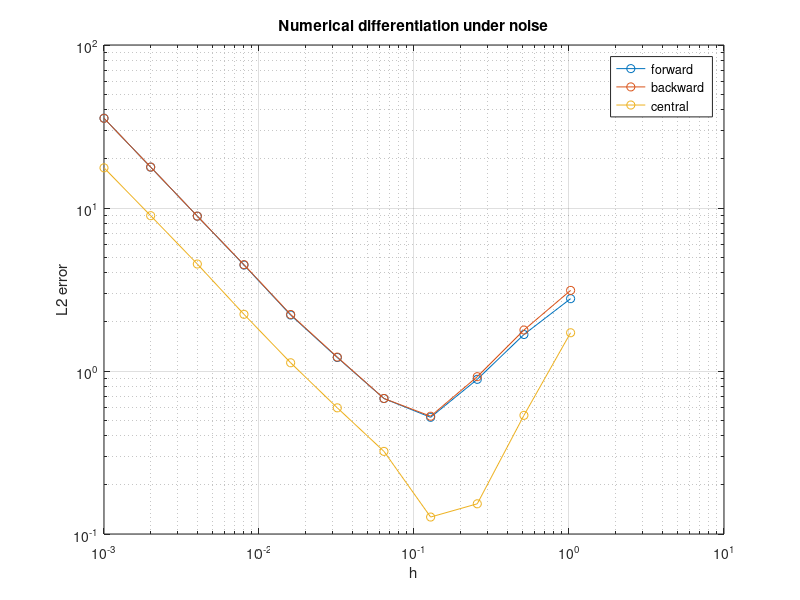
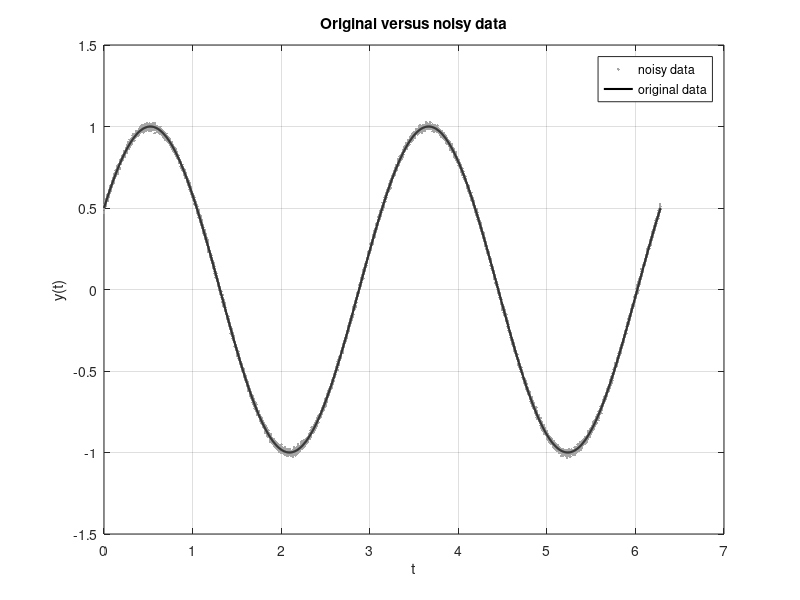

Here is the MATLAB script that generated these plots, in order: (Note: this script raises an error after producing the figures.)
clear; close all; clc

%% Define variables, Generate original and noisy data
rng(1);

T = 2*pi;
dt = 0.001;
omega = 2;
phi = pi/6;
sigma = 0.01;

t = (0:dt:T)';
original_data = sin(omega*t + phi);
noisy_data = original_data + sigma*randn(size(t));

%% Define k and h values, initiate the arrays used to store errors in forward, backward and central differentiation
k_values = [1 2 4 8 16 32 64 128 256 512 1024];
h = k_values*dt;

difference_forward = zeros(size(h));
difference_backward = zeros(size(h));
difference_central = zeros(size(h));

%% Calculate derivatives and errors for each h
for j = 1:numel(h)

    k = k_values(j);
    
    % Subsample the data according to the current step size
    t_sub = t(1:k:end);
    y_sub = noisy_data(1:k:end);

    % All three methods estimate derivatives at these interior points
    t_inner = t_sub(2:end-1);

    exact_derivative = omega*cos(omega*t_inner + phi);

    forward_derivative = (y_sub(3:end) - y_sub(2:end-1))/h(j);

    backward_derivative = (y_sub(2:end-1) - y_sub(1:end-2))/h(j);

    central_derivative = (y_sub(3:end) - y_sub(1:end-2))/(2*h(j));

    % Calculate L2 error
    difference_forward(j) = sqrt(h(j) * sum((forward_derivative - exact_derivative).^2));

    difference_backward(j) = sqrt(h(j) * sum((backward_derivative - exact_derivative).^2));

    difference_central(j) = sqrt(h(j) * sum((central_derivative - exact_derivative).^2));
end

%% Error versus step size
figure
loglog(h,difference_forward,'-o', h,difference_backward,'-o', h,difference_central,'-o')

legend('forward','backward','central')
xlabel('h')
ylabel('L2 error')
title('Numerical differentiation under noise')
grid on

%% Original versus noisy data
figure
plot(t,noisy_data,'.','Color',[0.65 0.65 0.65])
hold on
plot(t,original_data,'k-','LineWidth',1.5)

legend('noisy data','original data')
xlabel('t')
ylabel('y(t)')
title('Original versus noisy data')
grid on

%% Display parameters and errors
fprintf('omega = %.2f, phi = %.2f, sigma = %.2f, dt = %.2f\n', omega,phi,sigma,dt);

results = table(h',difference_forward', difference_backward',difference_central','VariableNames',{'h','Forward_Error','Backward_Error','Central_Error'});

disp(results)
